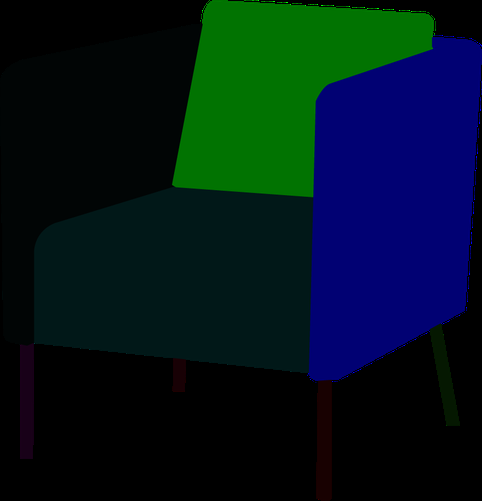
#> input picture 1-1.png, 482 x 501 px, shrunk from 880 x 914 before the run, found by its file name; its folder holds 4 pictures in this run
$ python makeContour.py
#> lines starting #> are read from the running program, lines starting #| are printed output that depends on the picture; after the words box and inside, x2 and y2 are one past the last pixel; in counts of white or black regions, pixels touching at a corner belong together
import numpy as np
import cv2
import os
from sys import exit

def run(file_path):
#> called with file_path = 'chairs\\1-1'
    image = cv2.imread(f"{file_path}.png")
#> image is the input picture: shape (501, 482, 3); mean B, G, R 27.7, 20.2, 1.1
    height = image.shape[0]
#> height = 501
    length = image.shape[1]
#> length = 482

    box = {
        "left_handle" : [115, 1, 1],
        "left_handle_irregular": [230, 2, 10],
        "right_handle" : [5, 5, 1],
        "right_handle_irregular":[20, 100, 100],
        "cushion" : [1, 115, 1],
        "back_cushion" : [115, 115, 1],
        "bottom" : [24, 24, 1],
        "lower_bottom" : [5, 115, 1],
        "cylinder_leg" : [1, 1, 24],
        "box_leg": [1, 24, 24]
        }
    box_exist = []
    for key, ele in box.items():
        if np.argwhere((image == ele).all(axis=2)).size!=0:
            box_exist.append(key)
    image_part = {}
    for i in box_exist:
        image_part[i] = np.full((height+40, length+40, 3), 255, np.uint8)
    for i in range(height):
        for j in range(length):
            if (image[i][j] == [255, 255, 255]).all():
                continue
            else:
                for k in box_exist:
                    if (image[i][j] == box[k]).all():
                        image_part[k][i+20][j+20] = image[i][j]
#> after the loop, image_part = 5 items
    try:
        os.mkdir(f"{file_path}")
        os.mkdir(f"{file_path}/parts")
        os.mkdir(f"{file_path}/part_contour")
    except:
        pass
    for i in box_exist:
        cv2.imwrite(f"{file_path}/parts/{i}.png", image_part[i])
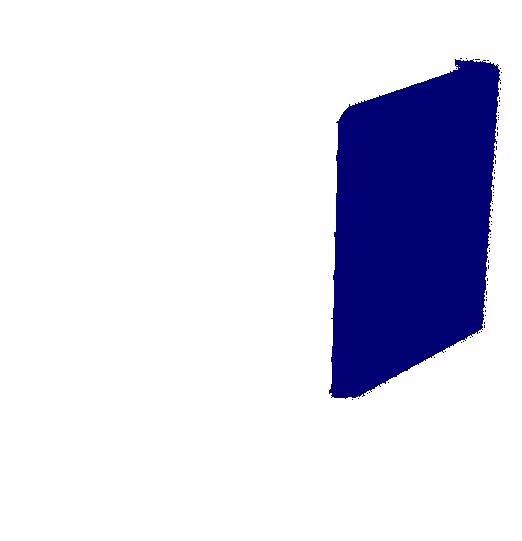
#> saved as left_handle.png: shape (541, 522, 3); mean B, G, R 233.1, 215.2, 215.2
        image = cv2.imread(f"{file_path}/parts/{i}.png")
        edges = cv2.Canny(image,140,150)
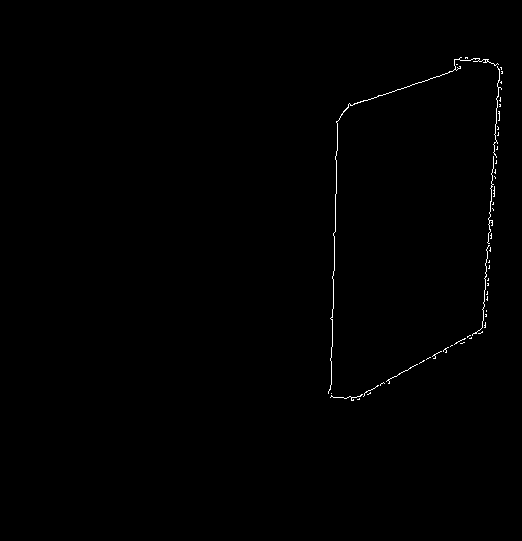
#> edges: shape (541, 522); 0.41% white in thin lines or dots, all inside (x1, y1, x2, y2) = (328, 57, 503, 401)
        cv2.imwrite(f"{file_path}/part_contour/{i}.png", edges)

if __name__ == "__main__":
    run('chairs\\1-1')
